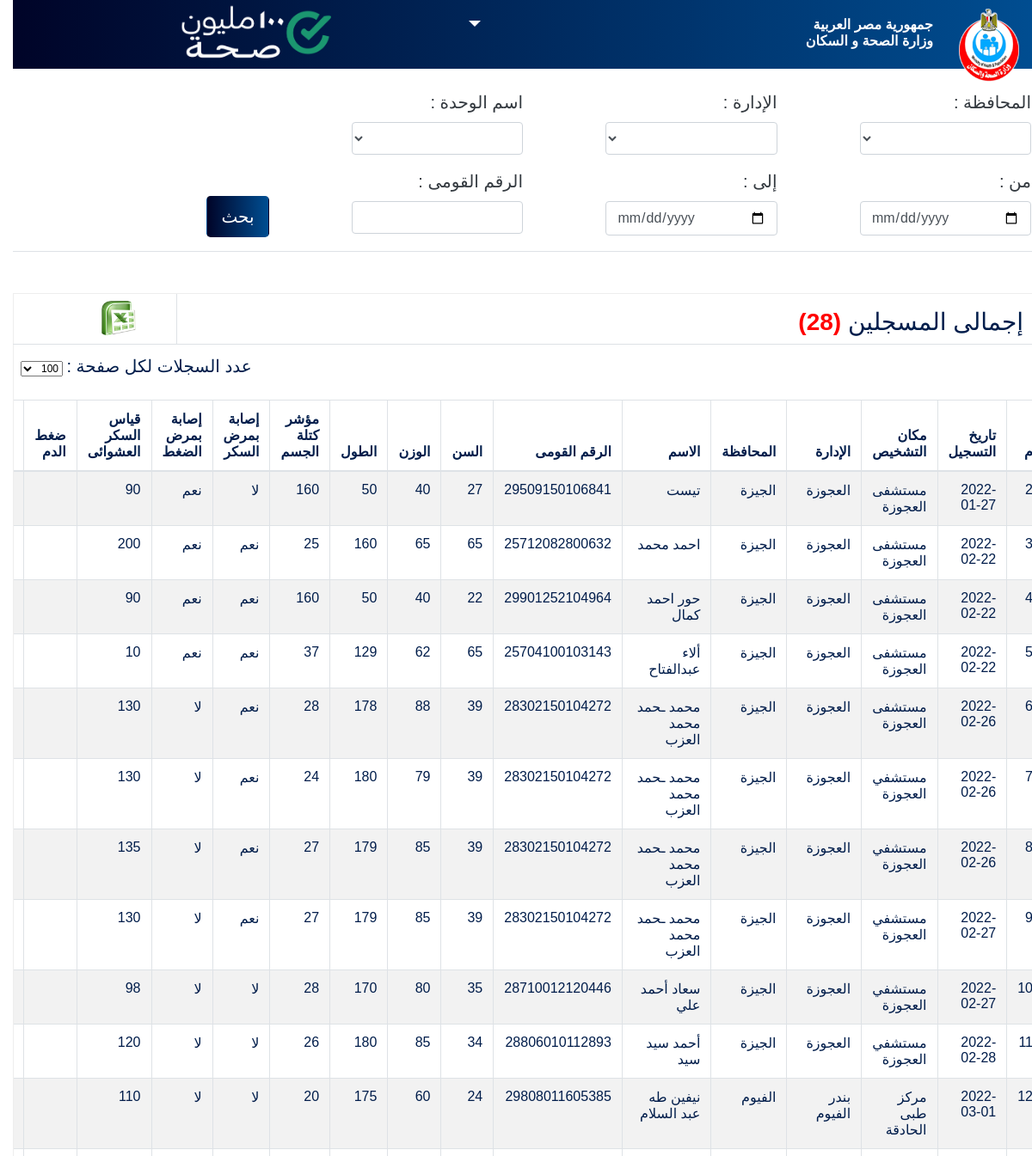
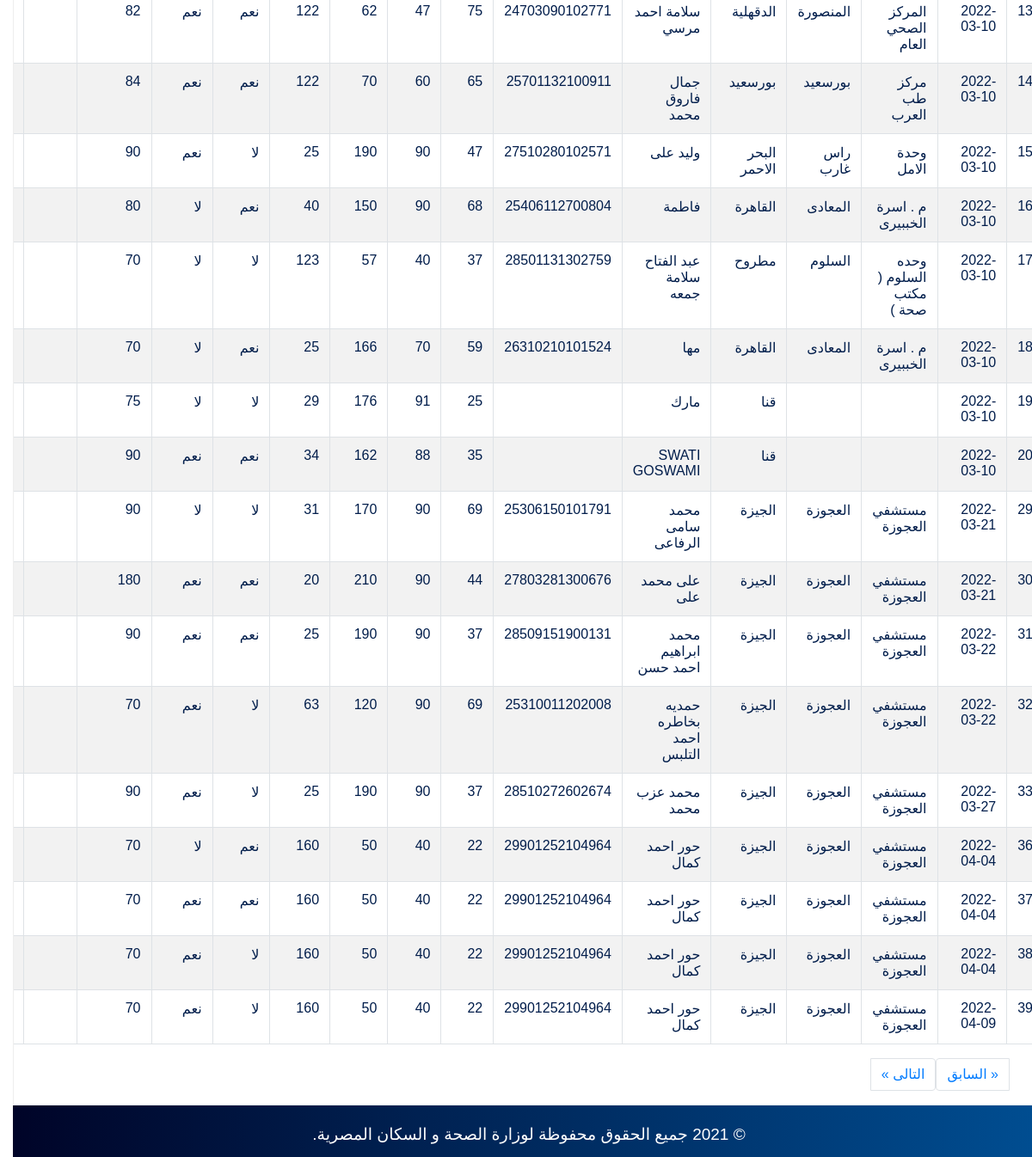
Screenshot of /admin/filter.php with the database file from the repository (2 pictures, top to bottom).
### tables this page shows
CREATE TABLE `users` (
  `id` int(100) NOT NULL,
  `date` date DEFAULT NULL,
  `serial` varchar(200) DEFAULT NULL,
  `uname` varchar(100) DEFAULT NULL,
  `nationality` varchar(11) DEFAULT NULL,
  `country` varchar(100) DEFAULT NULL,
  `FnationalId` varchar(150) DEFAULT NULL,
  `nationalId` varchar(100) DEFAULT NULL,
  `phone` int(11) DEFAULT NULL,
  `gender` varchar(5) DEFAULT NULL,
  `address` varchar(200) DEFAULT NULL,
  `marriageAddress` varchar(200) DEFAULT NULL,
  `diabetes` varchar(3) DEFAULT NULL,
  `bloodPresure` varchar(50) DEFAULT NULL,
  `ifRelate` varchar(3) DEFAULT NULL,
  `previousMarriage` varchar(3) DEFAULT NULL,
  `childern` varchar(3) DEFAULT NULL,
  `geneticDiseases` varchar(3) DEFAULT NULL,
  `height` int(11) DEFAULT NULL,
  `weight` int(11) DEFAULT NULL,
  `bmi` int(11) DEFAULT NULL,
  `diabetesCheck` int(11) DEFAULT NULL,
  `systolic` varchar(10) DEFAULT NULL,
  `diastolic` int(10) DEFAULT NULL,
  `abo` varchar(10) DEFAULT NULL,
  `rh` varchar(10) DEFAULT NULL,
  `hb` int(10) DEFAULT NULL,
  `hbsag` varchar(10) DEFAULT NULL,
  `hcv` varchar(10) DEFAULT NULL,
  `hiv` varchar(10) DEFAULT NULL,
  `age` int(10) DEFAULT NULL,
  `location` varchar(200) DEFAULT NULL,
  `governorate` varchar(200) DEFAULT NULL,
  `qism` varchar(200) DEFAULT NULL
);

### admin/filter.php (the view, shortened to what this page needs)
<?php session_start (); include '../connection.php'; ?><html dir="rtl">
   <head>
      <link rel="stylesheet" href="../css/all.min.css">
      <link rel="stylesheet" href="../css/animate.css">
      <link rel="stylesheet" href="../css/bootstrap.min.css">
      <link rel="stylesheet" href="../css/font-awesome.min.css">
       <link rel="stylesheet" href="../css/style.css">
    </head>
      <body>
      <nav>
    <div class="row">
    <div class="col-1"><img src="../img/Ministry_of_Health_and_Population_of_Egypt.png" class="img-fluid"
                    style="height:85px;  margin-top:10px;" /></div>
            <div class="col-2">
             <h6 class="text-white d-inline" style=" font-weight: bold;">
                  <br>جمهورية مصر العربية
                 <br>وزارة الصحة و السكان
                </h6>
            </div>
      <div class="dropdown show d-inline h3 col-4">
        <a class="h4 dropdown-toggle float-left ml-4 mt-4 text-white" href="#" role="button" id="dropdownMenuLink"
          data-toggle="dropdown" aria-haspopup="true" aria-expanded="false">
        </a>
      </div>
        <div class="col-1"></div>
         <div class="col-4 pt-1">
        <img src="../img/100million.png" class="img-fluid" style="height:80px;" />
        </div>
    </div>
  </nav>
    <div class="pl-5 title text-center text-dark border-bottom mb-3 mt-4" style="background-color:#ffffff;">
             <div class="WOW fadeIn text-right" style="margin-top: 10px; visibility: visible; animation-name: fadeIn;">
    	<form name="login" id="login" action="" method="POST">
            <div class="row">
        <div id="gov" class="mb-3 col-3 mr-3">
            <label for="gov" class="form-label">المحافظة :</label>
            <select name="governorate" id="governorate" class="form-select w-75 form-control">
            </select>
          </div>
                     <div id="gov" class="mb-3 col-3">
            <label for="qism" class="form-label">الإدارة :</label>
            <select name="qism" id="qism" class="form-select w-75 form-control">
              <?php
                $query= "select DISTINCT qism from users";
                $do= mysqli_query($conn,$query)or die('error'.mysqli_error($conn));
                while($row=mysqli_fetch_array($do)){
                    echo '<option value="'.$row['qism'].'"  "selected">'.$row['qism'].'</option>';
                }
              ?>
            </select>
          </div>
                 <div id="gov" class="mb-3 col-3">
            <label for="location" class="form-label">اسم الوحدة :</label>
            <select name="location" id="location" class="form-select w-75 form-control">
              <?php
                $query= "select DISTINCT location from users";
                $do= mysqli_query($conn,$query)or die('error'.mysqli_error($conn));
                while($row=mysqli_fetch_array($do)){
                    echo '<option value="'.$row['location'].'"  "selected">'.$row['location'].'</option>';
                }
              ?>
            </select>
          </div>
            </div>
            <div class="row">
                         <div class="col-3 mr-3">
                    <label for="stdate" class="form-label">من :</label>
                <input type="date" name="stdate" id="stdate" class="form-control w-75" value="<?php echo $_POST['stdate'] ?? ''; ?>">
                </div>
 <div class="col-3">
                    <label for="endate" class="form-label">إلى :</label>
                <input type="date" name="endate" id="endate" class="form-control w-75" value="<?php echo $_POST['endate'] ?? ''; ?>">
                </div>
                 <div class="col-3">
                    <label for="NID" class="form-label">الرقم القومى :</label>
                <input type="number" name="NID" id="NID" class="form-control w-75" value="<?php echo $_POST['NID'] ?? ''; ?>">
                </div>
            <div class="col-2 mt-2">
                <button class="btn btn-lg text-white submitButton mt-4" type="submit" name="search">بحث</button>
                </div>
            </div>
        </form>
        </div>
            </div>
       <?php
      if(isset($_POST['search'])){
          $governorate = $_POST['governorate'];
          $qism = $_POST['qism'];
          $location = $_POST['location'];
          $stdate = $_POST['stdate'];
          $endate = $_POST['endate'];
          $nationalId = $_POST['NID'];
if($governorate == 'not' && $qism == 'not' && $location == 'not'){
    $limit = isset($_POST["limit-records"]) ? $_POST["limit-records"] : 50;
	$page = isset($_GET['page']) ? $_GET['page'] : 1;
	$start = ($page - 1) * $limit;
              $result = $conn->query("SELECT * FROM users LIMIT $start,$limit");
	$customers = $result->fetch_all(MYSQLI_ASSOC);
	$result1 = $conn->query("SELECT count(id) AS id FROM users");
	$custCount = $result1->fetch_all(MYSQLI_ASSOC);
	$total = $custCount[0]['id'];
	$pages = ceil( $total / $limit  );
if($page < 1){
    $page = 1;
}
	$Previous = $page - 1;
	$Next = $page + 1;
          }
elseif($governorate != 'not' && $qism != 'not' && $location != 'not'){
    $limit = isset($_POST["limit-records"]) ? $_POST["limit-records"] : 50;
	$page = isset($_GET['page']) ? $_GET['page'] : 1;
	$start = ($page - 1) * $limit;
              $result = $conn->query("SELECT * FROM users where governorate = '$governorate' OR qism = '$qism' OR location = '$location' LIMIT $start,$limit");
	$customers = $result->fetch_all(MYSQLI_ASSOC);
	$result1 = $conn->query("SELECT count(id) AS id FROM users where governorate = '$governorate' OR qism = '$qism' OR location = '$location'");
	$custCount = $result1->fetch_all(MYSQLI_ASSOC);
	$total = $custCount[0]['id'];
	$pages = ceil( $total / $limit  );
if($page < 1){
    $page = 1;
}
	$Previous = $page - 1;
	$Next = $page + 1;
          }
elseif($governorate != 'not' && $qism == 'not' && $location == 'not'){
        $limit = isset($_POST["limit-records"]) ? $_POST["limit-records"] : 50;
	$page = isset($_GET['page']) ? $_GET['page'] : 1;
	$start = ($page - 1) * $limit;
              $result = $conn->query("SELECT * FROM users where governorate = '$governorate' LIMIT $start,$limit");
	$customers = $result->fetch_all(MYSQLI_ASSOC);
	$result1 = $conn->query("SELECT count(id) AS id FROM users where governorate = '$governorate'");
	$custCount = $result1->fetch_all(MYSQLI_ASSOC);
	$total = $custCount[0]['id'];
	$pages = ceil( $total / $limit  );
if($page < 1){
    $page = 1;
}
	$Previous = $page - 1;
	$Next = $page + 1;
}
elseif($governorate != 'not' && $qism != 'not' && $location == 'not'){
        $limit = isset($_POST["limit-records"]) ? $_POST["limit-records"] : 50;
	$page = isset($_GET['page']) ? $_GET['page'] : 1;
	$start = ($page - 1) * $limit;
              $result = $conn->query("SELECT * FROM users where governorate = '$governorate' OR qism = '$qism' LIMIT $start,$limit");
	$customers = $result->fetch_all(MYSQLI_ASSOC);
	$result1 = $conn->query("SELECT count(id) AS id FROM users where governorate = '$governorate' OR qism = '$qism'");
	$custCount = $result1->fetch_all(MYSQLI_ASSOC);
	$total = $custCount[0]['id'];
	$pages = ceil( $total / $limit  );
if($page < 1){
    $page = 1;
}
	$Previous = $page - 1;
	$Next = $page + 1;
}
elseif($qism != 'not' && $governorate == 'not' && $location == 'not'){
        $limit = isset($_POST["limit-records"]) ? $_POST["limit-records"] : 50;
	$page = isset($_GET['page']) ? $_GET['page'] : 1;
	$start = ($page - 1) * $limit;
              $result = $conn->query("SELECT * FROM users where qism = '$qism' LIMIT $start,$limit");
	$customers = $result->fetch_all(MYSQLI_ASSOC);
	$result1 = $conn->query("SELECT count(id) AS id FROM users where qism = '$qism'");
	$custCount = $result1->fetch_all(MYSQLI_ASSOC);
	$total = $custCount[0]['id'];
	$pages = ceil( $total / $limit  );
if($page < 1){
    $page = 1;
}
	$Previous = $page - 1;
	$Next = $page + 1;
}
elseif($qism != 'not' && $governorate == 'not' && $location != 'not'){
        $limit = isset($_POST["limit-records"]) ? $_POST["limit-records"] : 50;
	$page = isset($_GET['page']) ? $_GET['page'] : 1;
	$start = ($page - 1) * $limit;
              $result = $conn->query("SELECT * FROM users where location = '$location' OR qism = '$qism' LIMIT $start,$limit");
	$customers = $result->fetch_all(MYSQLI_ASSOC);
	$result1 = $conn->query("SELECT count(id) AS id FROM users where location = '$location' OR qism = '$qism'");
	$custCount = $result1->fetch_all(MYSQLI_ASSOC);
	$total = $custCount[0]['id'];
	$pages = ceil( $total / $limit  );
if($page < 1){
    $page = 1;
}
	$Previous = $page - 1;
	$Next = $page + 1;
}
elseif($qism == 'not' && $governorate == 'not' && $location != 'not'){
        $limit = isset($_POST["limit-records"]) ? $_POST["limit-records"] : 50;
	$page = isset($_GET['page']) ? $_GET['page'] : 1;
	$start = ($page - 1) * $limit;
              $result = $conn->query("SELECT * FROM users where location = '$location' LIMIT $start,$limit");
	$customers = $result->fetch_all(MYSQLI_ASSOC);
	$result1 = $conn->query("SELECT count(id) AS id FROM users where location = '$location'");
	$custCount = $result1->fetch_all(MYSQLI_ASSOC);
	$total = $custCount[0]['id'];
	$pages = ceil( $total / $limit  );
if($page < 1){
    $page = 1;
}
	$Previous = $page - 1;
	$Next = $page + 1;
}
if($stdate != '' && $endate != ''){
      $limit = isset($_POST["limit-records"]) ? $_POST["limit-records"] : 50;
	$page = isset($_GET['page']) ? $_GET['page'] : 1;
	$start = ($page - 1) * $limit;
              $result = $conn->query("SELECT * FROM users where date BETWEEN '$stdate' AND '$endate' LIMIT $start,$limit");
	$customers = $result->fetch_all(MYSQLI_ASSOC);
	$result1 = $conn->query("SELECT count(id) AS id FROM users where date BETWEEN '$stdate' AND '$endate'");
	$custCount = $result1->fetch_all(MYSQLI_ASSOC);
	$total = $custCount[0]['id'];
	$pages = ceil( $total / $limit  );
if($page < 1){
    $page = 1;
}
	$Previous = $page - 1;
	$Next = $page + 1;
}
if($nationalId != ''){
                  $limit = isset($_POST["limit-records"]) ? $_POST["limit-records"] : 50;
	$page = isset($_GET['page']) ? $_GET['page'] : 1;
	$start = ($page - 1) * $limit;
              $result = $conn->query("SELECT * FROM users where nationalId = '$nationalId' LIMIT $start,$limit");
	$customers = $result->fetch_all(MYSQLI_ASSOC);
	$result1 = $conn->query("SELECT count(id) AS id FROM users where nationalId = '$nationalId'");
	$custCount = $result1->fetch_all(MYSQLI_ASSOC);
	$total = $custCount[0]['id'];
	$pages = ceil( $total / $limit  );
if($page < 1){
    $page = 1;
}
	$Previous = $page - 1;
	$Next = $page + 1;
          }
      }
else{
$limit = isset($_POST["limit-records"]) ? $_POST["limit-records"] : 50;
	$page = isset($_GET['page']) ? $_GET['page'] : 1;
	$start = ($page - 1) * $limit;
              $result = $conn->query("SELECT * FROM users LIMIT $start,$limit");
	$customers = $result->fetch_all(MYSQLI_ASSOC);
	$result1 = $conn->query("SELECT count(id) AS id FROM users");
	$custCount = $result1->fetch_all(MYSQLI_ASSOC);
	$total = $custCount[0]['id'];
	$Previous = $page - 1;
	$Next = $page + 1;
          }
          ?>
            	<div class=" mt-5" style="border: 1px solid #eeeeee;">
		<div class="row border-bottom">
            <div class="col-5" ><h3 class="text-right pt-3 mr-4">إجمالى المسجلين <span class="font-weight-bold" style="color:red;">(<?php echo $total; ?>)</span></h3></div>
            <div class="col-5"> </div>
         <div class="col-1 ml-1 border-right pt-2" ><input type="image" onclick="exportTableToExcel('tblData')" src="../img/excel.png" style="height: 40px;"></div>
        </div>
		<div class="text-left ml-2" style="margin-top: 10px; " class="col-md-3">
				<form method="post" action="#">
                     <label for="limit-records" class="form-label mr-3">عدد السجلات لكل صفحة :</label>
						<select name="limit-records" id="limit-records">
							<option  selected="selected">100</option>
						</select>
					</form>
				</div>
		<div style="overflow-x: auto; margin-x:10px;">
			<table id="tblData" class="table table-striped table-bordered">
	        	<thead>
	           <tr>
                       <th>م</th>
                   <th>تاريخ التسجيل</th>
                        <th>مكان التشخيص</th>
                   <th>الإدارة</th>
                        <th>المحافظة</th>
	                    <th>الاسم</th>
	                    <th>الرقم القومى </th>
	                    <th>السن</th>
                   <th>الوزن</th>
                   <th>الطول</th>
	                    <th>مؤشر كتلة الجسم </th>
                   <th>إصابة بمرض السكر</th>
                    <th>إصابة بمرض الضغط</th>
                    <th>قياس السكر العشوائى </th>
                        <th>ضغط الدم</th>
                        <th>ABO</th>
	              	</tr>
	          	</thead>
	        	<tbody>
	        		<?php foreach($customers as $customer) :  ?>
	 		    		    <tr>
    <td><?php echo $customer['id'];?></td>
                                <td><?php echo $customer['date'];?></td>
    <td><?php echo $customer['location'];?></td>
                                <td><?php echo $customer['qism'];?></td>
      <td><?php echo $customer['governorate'];?></td>
      <td><?php echo $customer['uname'];?></td>
      <td><?php echo $customer['nationalId'];?></td>
      <td><?php echo $customer['age'];?></td>
                                <td><?php echo $customer['weight'];?></td>
                                <td><?php echo $customer['height'];?></td>
        <td><?php echo $customer['bmi'];?></td>
           <td><?php echo $customer['diabetes'];?></td>
            <td><?php echo $customer['bloodPresure'];?></td>
            <td><?php echo $customer['diabetesCheck'];?></td>
       <td><?php echo $customer['pressureCheck'];?></td>
      <td><?php echo $customer['abo'];?></td>
      </tr>
	        		<?php endforeach; ?>
	        	</tbody>
      		</table>
		</div>
<div style="background-color:transparent; " aria-label="Page navigation example">
  <ul class="pagination">
    <li class="page-item">
      <a class="page-link" href="followup.php?page=<?= $Previous; ?>" aria-label="Previous">
        <span aria-hidden="true">&laquo; السابق</span>
      </a>
    </li>
    <li class="page-item">
      <a class="page-link" href="followup.php?page=<?= $Next; ?>" aria-label="Next">
        <span aria-hidden="true">التالى &raquo;</span>
      </a>
    </li>
  </ul>
</div>
    </div>
           <footer>
        <p style="font-size:19px;"> &copy; 2021 جميع الحقوق محفوظة لوزارة الصحة و السكان المصرية. </p>
        </footer>
    </body>
</html>

### css/style.css (style rules this page uses)
* { box-sizing: border-box; }
body { font-family: 'Cairo',sans-serif; !important background-color: #fff; color:#001d4b; overflow-x: hidden; transition: 0.5s; }
nav { background-image: linear-gradient(to right, #000428, #004e92); text-align: right; padding-right: 30px; width: 100%; height: 80px; }
select { font-size: 12px; }
label { font-size: 20px; }
.submitButton { background-image: linear-gradient(to right, #000428, #004e92); margin-top: 10px; }
footer { background-image: linear-gradient(to right, #000428, #004e92); text-align: center; width: 100%; height: 60px; color: white; padding-top: 20px; font-size: 22px; !important font-weight: 500; bottom: 0px; left: 0px; right: 0px; margin-bottom: 0px; }

### rows the page displays
users: date "2022-01-27", location "مستشفى العجوزة", qism "العجوزة", governorate "الجيزة", uname "تيست", nationalId "29509150106841", age "27", weight "40", height "50", bmi "160", bloodPresure "نعم", diabetesCheck "90"
users: date "2022-02-22", location "مستشفى العجوزة", qism "العجوزة", governorate "الجيزة", uname "احمد محمد", nationalId "25712082800632", age "65", weight "65", height "160", bmi "25", diabetes "نعم", bloodPresure "نعم", diabetesCheck "200"
users: date "2022-02-22", location "مستشفى العجوزة", qism "العجوزة", governorate "الجيزة", uname "حور احمد كمال", nationalId "29901252104964", age "22", weight "40", height "50", bmi "160", diabetes "نعم", bloodPresure "نعم", diabetesCheck "90"
users: date "2022-02-22", location "مستشفى العجوزة", qism "العجوزة", governorate "الجيزة", uname "ألاء عبدالفتاح", nationalId "25704100103143", age "65", weight "62", height "129", bmi "37", diabetes "نعم", bloodPresure "نعم", diabetesCheck "10"
users: date "2022-02-26", location "مستشفى العجوزة", qism "العجوزة", governorate "الجيزة", uname "محمد ـحمد محمد العزب", nationalId "28302150104272", age "39", weight "88", height "178", bmi "28", diabetes "نعم", diabetesCheck "130"
users: date "2022-02-26", location "مستشفي العجوزة", qism "العجوزة", governorate "الجيزة", uname "محمد ـحمد محمد العزب", nationalId "28302150104272", age "39", weight "79", height "180", bmi "24", diabetes "نعم", diabetesCheck "130"
users: date "2022-02-26", location "مستشفي العجوزة", qism "العجوزة", governorate "الجيزة", uname "محمد ـحمد محمد العزب", nationalId "28302150104272", age "39", weight "85", height "179", bmi "27", diabetes "نعم", diabetesCheck "135"
users: date "2022-02-27", location "مستشفي العجوزة", qism "العجوزة", governorate "الجيزة", uname "محمد ـحمد محمد العزب", nationalId "28302150104272", age "39", weight "85", height "179", bmi "27", diabetes "نعم", diabetesCheck "130"
users: id "10", date "2022-02-27", location "مستشفي العجوزة", qism "العجوزة", governorate "الجيزة", uname "سعاد أحمد علي", nationalId "28710012120446", age "35", weight "80", height "170", bmi "28", diabetesCheck "98"
users: id "11", date "2022-02-28", location "مستشفي العجوزة", qism "العجوزة", governorate "الجيزة", uname "أحمد سيد سيد", nationalId "28806010112893", age "34", weight "85", height "180", bmi "26", diabetesCheck "120"
users: id "12", date "2022-03-01", location "مركز طبى الحادقة", qism "بندر الفيوم", governorate "الفيوم", uname "نيفين طه عبد السلام", nationalId "29808011605385", age "24", weight "60", height "175", bmi "20", diabetesCheck "110"
users: id "13", date "2022-03-10", location "المركز الصحي العام", qism "المنصورة", governorate "الدقهلية", uname "سلامة احمد مرسي", nationalId "24703090102771", age "75", weight "47", height "62", bmi "122", diabetes "نعم", bloodPresure "نعم", diabetesCheck "82"
users: id "14", date "2022-03-10", location "مركز طب العرب", qism "بورسعيد", governorate "بورسعيد", uname "جمال فاروق محمد", nationalId "25701132100911", age "65", weight "60", height "70", bmi "122", diabetes "نعم", bloodPresure "نعم", diabetesCheck "84"
users: id "15", date "2022-03-10", location "وحدة الامل", qism "راس غارب", governorate "البحر الاحمر", uname "وليد على", nationalId "27510280102571", age "47", weight "90", height "190", bmi "25", bloodPresure "نعم", diabetesCheck "90"
users: id "16", date "2022-03-10", location "م . اسرة الخببيرى", qism "المعادى", governorate "القاهرة", uname "فاطمة", nationalId "25406112700804", age "68", weight "90", height "150", bmi "40", diabetes "نعم", diabetesCheck "80"
users: id "17", date "2022-03-10", location "وحده السلوم ( مكتب صحة )", qism "السلوم", governorate "مطروح", uname "عبد الفتاح سلامة جمعه", nationalId "28501131302759", age "37", weight "40", height "57", bmi "123", diabetesCheck "70"
users: id "18", date "2022-03-10", location "م . اسرة الخببيرى", qism "المعادى", governorate "القاهرة", uname "مها", nationalId "26310210101524", age "59", weight "70", height "166", bmi "25", diabetes "نعم", diabetesCheck "70"
users: id "19", date "2022-03-10", governorate "قنا", uname "مارك", age "25", weight "91", height "176", bmi "29", diabetesCheck "75"
users: id "20", date "2022-03-10", governorate "قنا", uname "SWATI GOSWAMI", age "35", weight "88", height "162", bmi "34", diabetes "نعم", bloodPresure "نعم", diabetesCheck "90"
users: id "29", date "2022-03-21", location "مستشفي العجوزة", qism "العجوزة", governorate "الجيزة", uname "محمد سامى الرفاعى", nationalId "25306150101791", age "69", weight "90", height "170", bmi "31", diabetesCheck "90"
users: id "30", date "2022-03-21", location "مستشفي العجوزة", qism "العجوزة", governorate "الجيزة", uname "على محمد على", nationalId "27803281300676", age "44", weight "90", height "210", bmi "20", diabetes "نعم", bloodPresure "نعم", diabetesCheck "180"
users: id "31", date "2022-03-22", location "مستشفي العجوزة", qism "العجوزة", governorate "الجيزة", uname "محمد ابراهيم احمد حسن", nationalId "28509151900131", age "37", weight "90", height "190", bmi "25", diabetes "نعم", bloodPresure "نعم", diabetesCheck "90"
users: id "32", date "2022-03-22", location "مستشفي العجوزة", qism "العجوزة", governorate "الجيزة", uname "حمديه بخاطره احمد التلبس", nationalId "25310011202008", age "69", weight "90", height "120", bmi "63", bloodPresure "نعم", diabetesCheck "70"
users: id "33", date "2022-03-27", location "مستشفي العجوزة", qism "العجوزة", governorate "الجيزة", uname "محمد عزب محمد", nationalId "28510272602674", age "37", weight "90", height "190", bmi "25", bloodPresure "نعم", diabetesCheck "90"
users: id "36", date "2022-04-04", location "مستشفي العجوزة", qism "العجوزة", governorate "الجيزة", uname "حور احمد كمال", nationalId "29901252104964", age "22", weight "40", height "50", bmi "160", diabetes "نعم", diabetesCheck "70"
users: id "37", date "2022-04-04", location "مستشفي العجوزة", qism "العجوزة", governorate "الجيزة", uname "حور احمد كمال", nationalId "29901252104964", age "22", weight "40", height "50", bmi "160", diabetes "نعم", bloodPresure "نعم", diabetesCheck "70"
users: id "38", date "2022-04-04", location "مستشفي العجوزة", qism "العجوزة", governorate "الجيزة", uname "حور احمد كمال", nationalId "29901252104964", age "22", weight "40", height "50", bmi "160", bloodPresure "نعم", diabetesCheck "70"
users: id "39", date "2022-04-09", location "مستشفي العجوزة", qism "العجوزة", governorate "الجيزة", uname "حور احمد كمال", nationalId "29901252104964", age "22", weight "40", height "50", bmi "160", bloodPresure "نعم", diabetesCheck "70"

### other values shown
$total "28"
